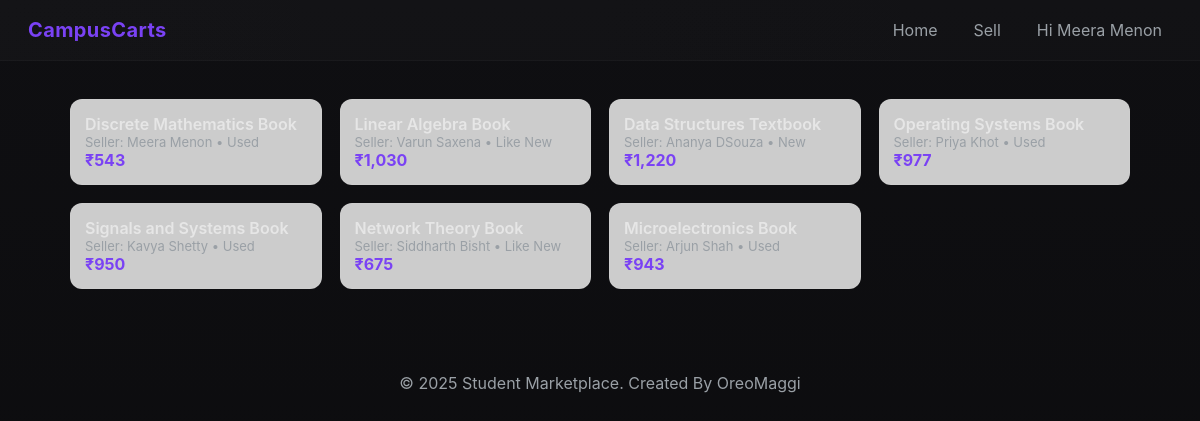
Screenshot of /products.php (signed in) with the database file from the repository.
### tables this page shows
CREATE TABLE products (
  product_id INT PRIMARY KEY AUTO_INCREMENT,
  seller_id INT NULL,
  name VARCHAR(300),
  category VARCHAR(100),
  price INT,
  quantity INT,
  `condition` VARCHAR(50),
  image_url VARCHAR(500),
  description TEXT,
  date_posted DATE,
  FOREIGN KEY (seller_id) REFERENCES students(student_id)
    ON DELETE SET NULL
    ON UPDATE CASCADE
);

CREATE TABLE students (
  student_id INT PRIMARY KEY,
  name VARCHAR(200),
  email VARCHAR(200),
  college VARCHAR(200),
  branch VARCHAR(100),
  year VARCHAR(50),
  password VARCHAR(200),
  phone VARCHAR(30)
);

### products.php (the view, shortened to what this page needs)
<?php
require 'db_config.php';
$res = $conn->query("SELECT p.*, s.name as seller_name FROM products p LEFT JOIN students s ON p.seller_id = s.student_id ORDER BY date_posted DESC LIMIT 60");
?>
<!doctype html>
<html lang="en">
<head><meta charset="utf-8"><title>Products - CampusCarts</title><meta name="viewport" content="width=device-width,initial-scale=1"><link rel="stylesheet" href="css/style.css"></head>
<body>
<nav class="navbar"><div class="nav-left"><div class="brand">CampusCarts</div></div><div class="nav-links"><a href="home.html">Home</a><a href="sell_item.php">Sell</a><?php if(isset($_SESSION['name'])) echo '<a href="#">Hi '.htmlspecialchars($_SESSION['name']).'</a>'; else echo '<a href="login.php">Login</a>'; ?></div></nav>
<section class="grid">
<?php while($row = $res->fetch_assoc()): ?>
    <div class="card" style="background-image: url('<?php echo htmlspecialchars($row['image_url'] ?: 'https://via.placeholder.com/480x320?text=No+Image'); ?>'); background-size: cover; background-position: center;">
    <div class="overlay">
      <div class="title"><?php echo htmlspecialchars($row['name']); ?></div>
      <div class="meta">Seller: <?php echo htmlspecialchars($row['seller_name'] ?: 'Unknown'); ?> • <?php echo htmlspecialchars($row['condition']); ?></div>
      <div class="price">₹<?php echo number_format($row['price']); ?></div>
    </div>
  </div>
<?php endwhile; ?>
</section>
<footer>&copy; 2025 Student Marketplace. Created By OreoMaggi</footer>
</body></html>

### css/style.css (style rules this page uses)
:root { --bg: #0f0f12; --card: #141417; --muted: #9aa0a6; --accent: #7a42f4; --accent-2: #5e32d9; --surface: #1b1b1f; --glass: rgba(255,255,255,0.03); }
* { box-sizing: border-box; margin: 0; padding: 0; font-family: 'Inter', system-ui, Arial, sans-serif; color: #e6e6e6; }
body { background: linear-gradient(180deg, var(--bg), #0b0b0d); min-height: 100vh; }
nav.navbar { display: flex; align-items: center; justify-content: space-between; padding: 18px 28px; background: linear-gradient(90deg, rgba(255,255,255,0.02), rgba(255,255,255,0.01)); border-bottom: 1px solid rgba(255,255,255,0.03); position: sticky; top: 0; z-index: 50; }
.nav-left { display: flex; gap: 14px; align-items: center; }
.brand { font-weight: 700; letter-spacing: 0.4px; font-size: 20px; color: var(--accent); }
.nav-links a { margin-left: 16px; color: var(--muted); text-decoration: none; padding: 8px 10px; border-radius: 8px; }
.grid { max-width: 1100px; margin: 18px auto; padding: 20px; display: grid; grid-template-columns: repeat(auto-fit, minmax(240px, 1fr)); gap: 18px; }
.card { background: linear-gradient(180deg, rgba(255,255,255,0.02), rgba(255,255,255,0.01)); border: 1px solid rgba(255,255,255,0.03); padding: 14px; border-radius: 12px; display: flex; flex-direction: column; gap: 12px; transition: transform 0.3s ease, box-shadow 0.3s ease; }
.card .title { font-weight: 600; }
.card .meta { color: var(--muted); font-size: 13px; }
.card .price { margin-top: auto; font-weight: 700; color: var(--accent); }
footer { max-width: 1100px; margin: 40px auto; padding: 24px; color: var(--muted); text-align: center; }

### rows the page displays
products: name "Discrete Mathematics Book", seller.name "Meera Menon", condition "Used", price "543"
products: name "Linear Algebra Book", seller.name "Varun Saxena", condition "Like New", price "1,030"
products: name "Data Structures Textbook", seller.name "Ananya DSouza", condition "New", price "1,220"
products: name "Operating Systems Book", seller.name "Priya Khot", condition "Used", price "977"
products: name "Signals and Systems Book", seller.name "Kavya Shetty", condition "Used", price "950"
products: name "Network Theory Book", seller.name "Siddharth Bisht", condition "Like New", price "675"
products: name "Microelectronics Book", seller.name "Arjun Shah", condition "Used", price "943"

### other values shown
$_SESSION['name'] "Meera Menon"
